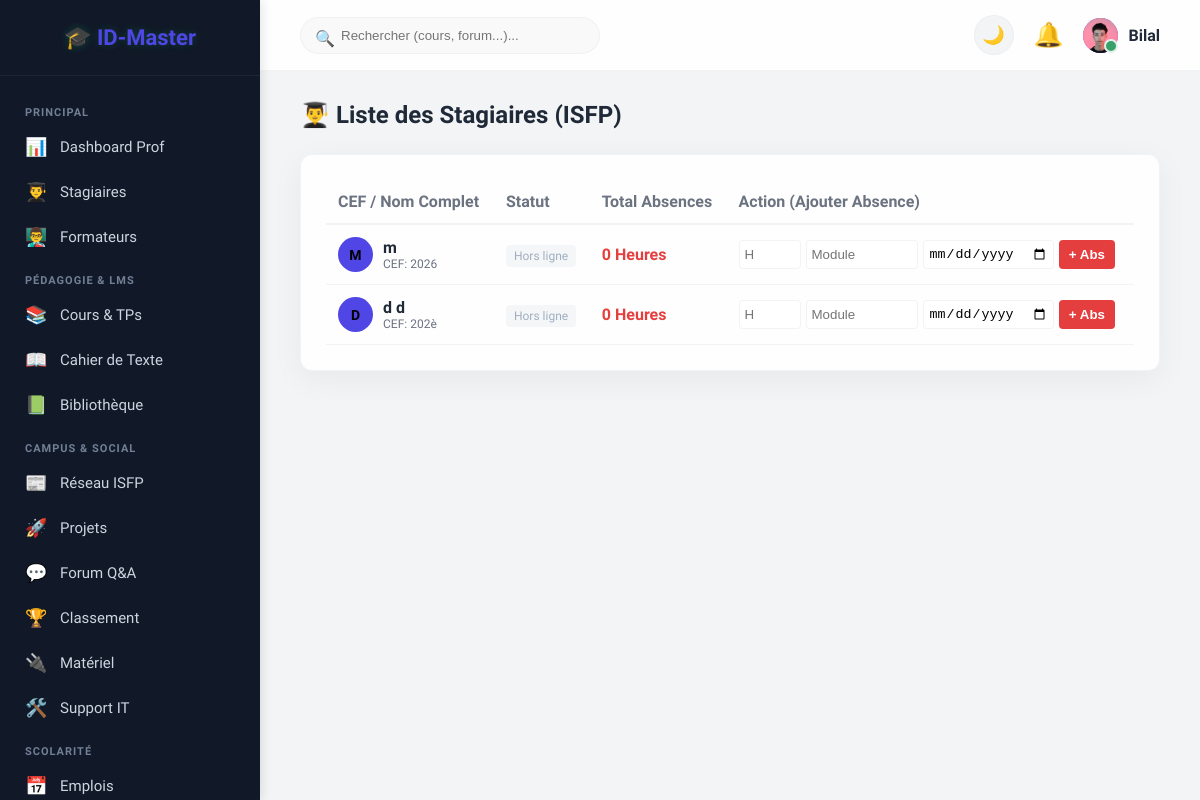
Page /stagiaires/ (signed in) on the earlier database version.
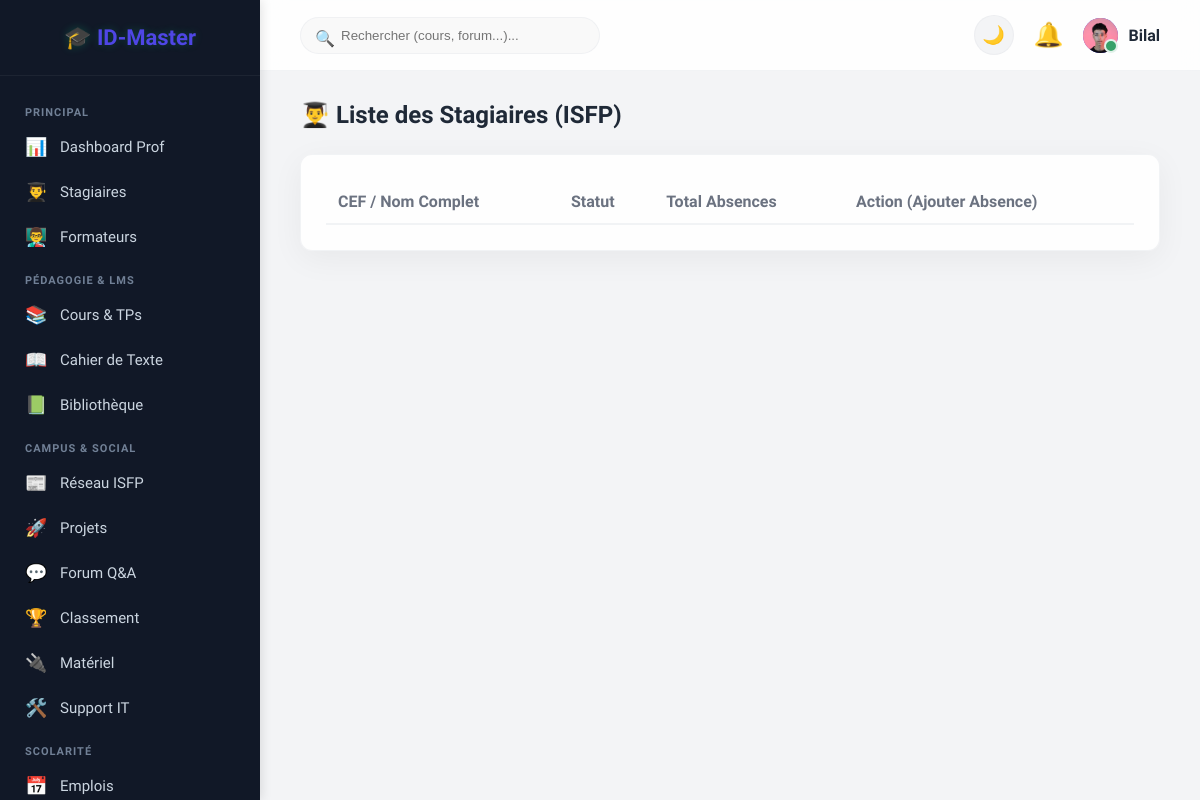
Same page on the later database version.
### accounts/models.py (models this page shows, shortened)
class CustomUser(AbstractUser):
    ROLE_CHOICES = (('admin', 'Administrateur'), ('professor', 'Professeur'), ('etudiant', 'Étudiant'))
    role = models.CharField(max_length=20, choices=ROLE_CHOICES, default='etudiant')
    profile_picture = models.ImageField(upload_to='profiles/', blank=True, null=True)
    numero_cef = models.CharField(max_length=50, blank=True, null=True, verbose_name="N° Inscription (CEF)")
    last_activity = models.DateTimeField(default=timezone.now)
    def is_online(self):
        return timezone.now() - self.last_activity < timezone.timedelta(minutes=5)

### accounts/views.py (the view)
# urls.py: path('stagiaires/', stagiaires_list, name='stagiaires'),
def stagiaires_list(request):
    if not request.user.is_authenticated: return redirect('login')
    stagiaires = CustomUser.objects.filter(role='etudiant').annotate(
        total_absences=Sum('absences__heures')
    )
    return render(request, 'accounts/stagiaires_list.html', {'stagiaires': stagiaires})

### accounts/templates/accounts/stagiaires_list.html (shortened to what this page needs)
{% extends 'accounts/base.html' %}
{% block content %}
<div style="display: flex; justify-content: space-between; align-items: center; margin-bottom: 25px;">
    <h2 style="margin: 0; color: var(--text-main);">👨‍🎓 Liste des Stagiaires (ISFP)</h2>
</div>
<div class="card">
    <table style="width: 100%; border-collapse: collapse;">
        <thead>
            <tr>
                <th style="text-align: left; padding: 12px; border-bottom: 2px solid var(--border-color); color: var(--text-muted);">CEF / Nom Complet</th>
                <th style="text-align: left; padding: 12px; border-bottom: 2px solid var(--border-color); color: var(--text-muted);">Statut</th>
                <th style="text-align: left; padding: 12px; border-bottom: 2px solid var(--border-color); color: var(--text-muted);">Total Absences</th>
                {% if request.user.role == 'admin' or request.user.role == 'professor' %}
                <th style="text-align: left; padding: 12px; border-bottom: 2px solid var(--border-color); color: var(--text-muted);">Action (Ajouter Absence)</th>
                {% endif %}
            </tr>
        </thead>
        <tbody>
            {% for s in stagiaires %}
            <tr>
                <td style="padding: 12px; border-bottom: 1px solid var(--border-color);">
                    <div style="display: flex; align-items: center; gap: 10px;">
                        <div class="avatar-container" style="width: 35px; height: 35px; font-size: 14px;">{% if s.profile_picture %}<img src="{{ s.profile_picture.url }}">{% else %}{{ s.username|make_list|first|upper }}{% endif %}</div>
                        <div>
                            <div style="font-weight: bold; color: var(--text-main);">{{ s.first_name|default:s.username }} {{ s.last_name }}</div>
                            <div style="font-size: 12px; color: var(--text-muted);">CEF: {{ s.numero_cef|default:"-" }}</div>
                        </div>
                    </div>
                </td>
                <td style="padding: 12px; border-bottom: 1px solid var(--border-color);">
                    {% if s.is_online %}<span style="color: #38a169; font-size: 12px; font-weight: bold; background: rgba(56,161,105,0.1); padding: 4px 8px; border-radius: 4px;">En ligne</span>
                    {% else %}<span style="color: #a0aec0; font-size: 12px; background: rgba(160,174,192,0.1); padding: 4px 8px; border-radius: 4px;">Hors ligne</span>{% endif %}
                </td>
                <td style="padding: 12px; border-bottom: 1px solid var(--border-color); color: #e53e3e; font-weight: bold;">
                    {{ s.total_absences|default:0 }} Heures
                </td>
                {% if request.user.role == 'admin' or request.user.role == 'professor' %}
                <td style="padding: 12px; border-bottom: 1px solid var(--border-color);">
                    <form method="POST" action="{% url 'add_absence' %}" style="display: flex; gap: 5px;">
                        <input type="number" name="heures" placeholder="H" required style="width: 50px; padding: 5px; border: 1px solid var(--border-color); border-radius: 4px;">
                        <input type="text" name="module" placeholder="Module" required style="width: 100px; padding: 5px; border: 1px solid var(--border-color); border-radius: 4px;">
                        <input type="date" name="date_abs" required style="padding: 5px; border: 1px solid var(--border-color); border-radius: 4px;">
                        <button type="submit" style="background: #e53e3e; color: white; border: none; padding: 5px 10px; border-radius: 4px; cursor: pointer; font-weight: bold;">+ Abs</button>
                    </form>
                </td>
                {% endif %}
            </tr>
            {% endfor %}
        </tbody>
    </table>
</div>
{% endblock %}

### accounts/templates/accounts/base.html (shortened to what this page needs)
<!DOCTYPE html>
<html lang="fr">
<head>
</head>
<body>
    <aside class="sidebar" id="sidebar">
        <div class="sidebar-logo">🎓 ID-Master</div>
        <nav>
            <div class="section-title">Principal</div>
            {% if request.user.role == 'etudiant' %}
                <a href="{% url 'student_dashboard' %}"><span>🏠</span> Mon Espace</a>
            {% else %}
                <a href="{% url 'dashboard' %}"><span>📊</span> Dashboard Prof</a>
                <a href="{% url 'stagiaires' %}"><span>👨‍🎓</span> Stagiaires</a>
                <a href="{% url 'formateurs' %}"><span>👨‍🏫</span> Formateurs</a>
            {% endif %}
            <div class="section-title">Pédagogie & LMS</div>
            <a href="{% url 'courses_list' %}"><span>📚</span> Cours & TPs</a>
            <a href="{% url 'cahier_texte' %}"><span>📖</span> Cahier de Texte</a>
            <a href="{% url 'bibliotheque' %}"><span>📗</span> Bibliothèque</a>
            <div class="section-title">Campus & Social</div>
            <a href="{% url 'feed' %}"><span>📰</span> Réseau ISFP</a>
            <a href="{% url 'projets_stagiaires' %}"><span>🚀</span> Projets</a>
            <a href="{% url 'forum' %}"><span>💬</span> Forum Q&A</a>
            <a href="{% url 'leaderboard' %}"><span>🏆</span> Classement</a>
            <a href="{% url 'equipments' %}"><span>🔌</span> Matériel</a>
            <a href="{% url 'support_tickets' %}"><span>🛠️</span> Support IT</a>
            <div class="section-title">Scolarité</div>
            <a href="{% url 'emploi' %}"><span>📅</span> Emplois</a>
        </nav>
    </aside>
    <div class="main-wrapper">
        <header class="top-nav">
            <div style="display: flex; align-items: center; gap: 15px;">
                <form action="{% url 'global_search' %}" method="GET" class="search-container">
                    <span class="search-icon">🔍</span>
                    <input type="text" name="q" value="{{ query }}" class="search-bar" placeholder="Rechercher (cours, forum...)..." required>
                </form>
            </div>
            <div style="display: flex; align-items: center; gap: 20px;">
                <button id="themeToggleBtn" onclick="toggleTheme()" style="background: var(--bg-body); border: 1px solid var(--border-color); color: var(--text-main); width: 40px; height: 40px; border-radius: 50%; cursor: pointer; display: flex; align-items: center; justify-content: center; font-size: 18px; transition: 0.3s;" title="Cyberpunk / Light Mode">
                </button>
                <div style="position: relative;" id="notifContainer">
                    <div onclick="toggleNotifMenu()" style="position: relative; cursor: pointer; display: flex; align-items: center;" title="Notifications">
                        <span style="font-size: 24px;">🔔</span>
                    </div>
                </div>
                <div class="header-brand">
                    <a href="{% url 'settings' %}" style="display: flex; align-items: center; gap: 10px; text-decoration: none; color: var(--text-main); font-weight: 600;">
                        <div style="position: relative;">
                            <div class="avatar-container" style="width: 35px; height: 35px;">
                                {% if request.user.profile_picture %}<img src="{{ request.user.profile_picture.url }}" style="width: 100%; height: 100%; object-fit: cover;">{% else %}{{ request.user.username|make_list|first|upper }}{% endif %}
                            </div>
                            <span class="online-dot"></span>
                        </div>
                        <span class="desktop-name">{{ request.user.first_name|default:request.user.username }}</span>
                    </a>
                </div>
            </div>
        </header>
        <main class="content">
            {% block content %}{% endblock %}
        </main>
    </div>
</body>
</html>

### accounts/templates/accounts/base.html (style rules this page uses)
:root { --bg-body: #f3f4f6; --bg-card: rgba(255, 255, 255, 0.85); --text-main: #1f2937; --text-muted: #6b7280; --border-color: rgba(229, 231, 235, 0.5); --sidebar-bg: #111827; --sidebar-hover: #1f2937; --accent: #4f46e5; --header-bg: rgba(255, 255, 255, 0.85); --shadow-card: 0 8px 32px rgba(0, 0, 0, 0.05); --glass-blur: blur(12px); }
body { font-family: 'Tajawal', sans-serif; background-color: var(--bg-body); color: var(--text-main); margin: 0; display: flex; height: 100vh; overflow: hidden; transition: background-color 0.4s, color 0.4s; }
.sidebar { width: 260px; background-color: var(--sidebar-bg); color: white; display: flex; flex-direction: column; transition: 0.3s cubic-bezier(0.4, 0, 0.2, 1); box-shadow: 2px 0 10px rgba(0,0,0,0.1); z-index: 1000; }
.sidebar-logo { padding: 25px 20px; text-align: center; font-size: 22px; font-weight: bold; color: var(--accent); border-bottom: 1px solid rgba(255,255,255,0.05); text-shadow: 0 0 10px rgba(0, 255, 157, 0.2); }
.sidebar nav { flex: 1; padding-top: 15px; overflow-y: auto; }
.section-title { padding: 15px 25px 5px 25px; color: #718096; font-size: 11px; text-transform: uppercase; font-weight: bold; letter-spacing: 1px; }
.sidebar nav a { display: flex; align-items: center; padding: 12px 25px; color: #cbd5e0; text-decoration: none; font-size: 15px; transition: 0.2s; }
.sidebar nav a span { margin-right: 15px; font-size: 18px; width: 20px; text-align: center; transition: 0.2s; }
.main-wrapper { flex: 1; display: flex; flex-direction: column; overflow-y: auto; }
.top-nav { background: var(--header-bg); backdrop-filter: var(--glass-blur); height: 70px; display: flex; justify-content: space-between; align-items: center; padding: 0 40px; border-bottom: 1px solid var(--border-color); z-index: 10; position: sticky; top: 0; }
.search-container { position: relative; width: 300px; }
.search-bar { width: 100%; padding: 10px 15px 10px 40px; border: 1px solid var(--border-color); border-radius: 20px; background: rgba(0,0,0,0.02); color: var(--text-main); outline: none; transition: 0.3s; box-sizing: border-box; }
.search-icon { position: absolute; left: 15px; top: 12px; color: var(--text-muted); z-index: 2; }
.content { padding: 30px 40px; animation: fadeInDown 0.5s ease-out forwards; }
.card { background: var(--bg-card); backdrop-filter: var(--glass-blur); border: 1px solid var(--border-color); border-radius: 12px; padding: 25px; box-shadow: var(--shadow-card); transition: transform 0.3s, box-shadow 0.3s, border-color 0.3s; }
.online-dot { width: 10px; height: 10px; background-color: #38a169; border-radius: 50%; display: inline-block; border: 2px solid var(--bg-card); position: absolute; bottom: 0; right: 0; }
.avatar-container { position: relative; width: 40px; height: 40px; border-radius: 50%; background: var(--accent); color: #000; display: flex; justify-content: center; align-items: center; font-weight: bold; overflow: hidden; }

Differences in the rows shown:
removed CustomUser: username|make_list "M", first_name "m", numero_cef "2026", shows "Hors ligne", total_absences "0"
removed CustomUser: username|make_list "D", first_name "d", last_name "d", numero_cef "202è", shows "Hors ligne", total_absences "0"
